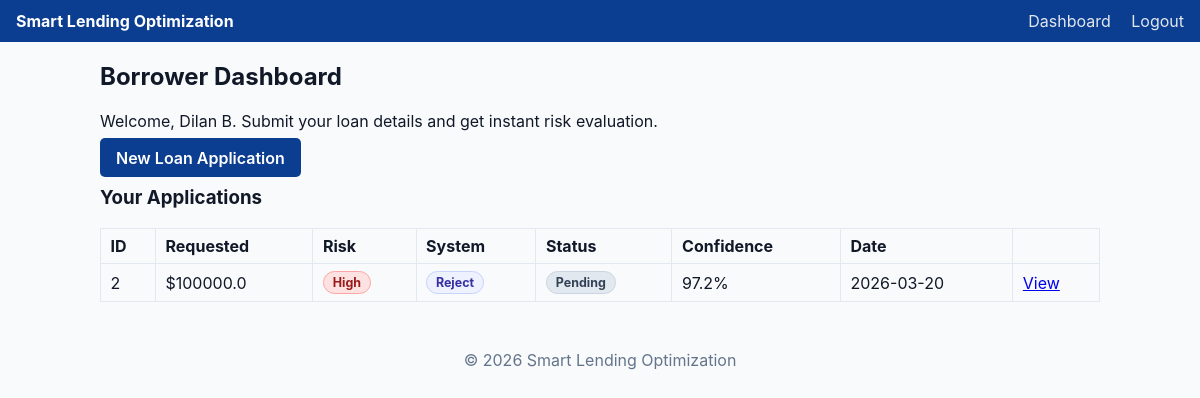
The page /dashboard (signed in) on the database its author committed.
### app.py (models this page shows, shortened)
class User(db.Model, UserMixin):
    id = db.Column(db.Integer, primary_key=True)
    name = db.Column(db.String(120), nullable=False)
    email = db.Column(db.String(120), unique=True, nullable=False, index=True)
    password_hash = db.Column(db.String(255), nullable=False)
    is_admin = db.Column(db.Boolean, default=False, nullable=False)
    created_at = db.Column(db.DateTime, default=datetime.utcnow, nullable=False)
    applications = db.relationship("LoanApplication", backref="user", lazy=True)

class LoanApplication(db.Model):
    id = db.Column(db.Integer, primary_key=True)
    user_id = db.Column(db.Integer, db.ForeignKey("user.id"), nullable=False, index=True)
    age = db.Column(db.Integer, nullable=False)
    gender = db.Column(db.String(20), nullable=False)
    employment_type = db.Column(db.String(50), nullable=False)
    monthly_income = db.Column(db.Float, nullable=False)
    requested_loan_amount = db.Column(db.Float, nullable=False)
    transaction_count = db.Column(db.Integer, nullable=False)
    avg_monthly_spend = db.Column(db.Float, nullable=False)
    savings_ratio = db.Column(db.Float, nullable=False)
    mobile_recharge_freq = db.Column(db.Integer, nullable=False)
    missed_payments = db.Column(db.Integer, nullable=False)
    credit_score = db.Column(db.Integer, nullable=False)
    document_filename = db.Column(db.String(255))
    system_recommendation = db.Column(db.String(30), nullable=False, default="Review")
    recommended_loan_amount = db.Column(db.Integer)
    term_months = db.Column(db.Integer)
    annual_interest_rate = db.Column(db.Float)
    estimated_emi = db.Column(db.Integer)
    status = db.Column(db.String(20), nullable=False, default="Pending")  # Pending/Approved/Rejected
    created_at = db.Column(db.DateTime, default=datetime.utcnow, nullable=False)
    updated_at = db.Column(db.DateTime, default=datetime.utcnow, onupdate=datetime.utcnow, nullable=False)
    prediction = db.relationship("Prediction", backref="application", uselist=False, lazy=True)

class Prediction(db.Model):
    id = db.Column(db.Integer, primary_key=True)
    application_id = db.Column(db.Integer, db.ForeignKey("loan_application.id"), nullable=False, unique=True, index=True)
    risk_level = db.Column(db.String(10), nullable=False)  # Low/Medium/High
    confidence_score = db.Column(db.Float, nullable=False)
    probabilities_json = db.Column(db.Text)
    explanation_json = db.Column(db.Text)
    model_version = db.Column(db.String(40), nullable=False, default="unknown")
    created_at = db.Column(db.DateTime, default=datetime.utcnow, nullable=False)

### app.py (the view)
@app.route("/dashboard")
@login_required
def dashboard():
    if current_user.is_admin:
        return redirect(url_for("admin_dashboard"))
    apps = (
        LoanApplication.query.filter_by(user_id=current_user.id)
        .order_by(LoanApplication.created_at.desc())
        .all()
    )
    return render_template("dashboard.html", apps=apps)

### app.py (called while the page is built, shortened)
@login_manager.user_loader
def load_user(user_id: str):
    try:
        return db.session.get(User, int(user_id))
    except Exception:
        return None

@app.context_processor
def inject_globals():
    return {
        "user": current_user if getattr(current_user, "is_authenticated", False) else None,
        "datetime": datetime,
    }

def setup_app_once():
    if getattr(app, "_did_setup", False):
        return

@app.before_request
def _run_setup_once():
    setup_app_once()

### templates/dashboard.html
{% extends 'base.html' %}
{% block content %}
<h2>Borrower Dashboard</h2>
<p>Welcome, {{ user.name }}. Submit your loan details and get instant risk evaluation.</p>
<a class="btn" href="{{ url_for('apply_loan') }}">New Loan Application</a>
<h3>Your Applications</h3>
<table class="table">
  <thead><tr><th>ID</th><th>Requested</th><th>Risk</th><th>System</th><th>Status</th><th>Confidence</th><th>Date</th><th></th></tr></thead>
  <tbody>
  {% for app in apps %}
  <tr>
    <td>{{ app.id }}</td>
    <td>${{ app.requested_loan_amount | round(0) }}</td>
    <td>
      {% if app.prediction %}
        <span class="badge badge-risk-{{ app.prediction.risk_level|lower }}">{{ app.prediction.risk_level }}</span>
      {% else %}-{% endif %}
    </td>
    <td><span class="badge badge-sys">{{ app.system_recommendation }}</span></td>
    <td><span class="badge badge-{{ app.status|lower }}">{{ app.status }}</span></td>
    <td>
      {% if app.prediction %}{{ (app.prediction.confidence_score * 100) | round(1) }}%{% else %}-{% endif %}
    </td>
    <td>{{ app.created_at.strftime('%Y-%m-%d') }}</td>
    <td><a href="{{ url_for('application_detail', application_id=app.id) }}">View</a></td>
  </tr>
  {% else %}
  <tr><td colspan="8">No applications yet.</td></tr>
  {% endfor %}
  </tbody>
</table>
{% endblock %}

### static/css/style.css (style rules this page uses)
* { box-sizing: border-box; }
body { margin: 0; font-family: Inter, system-ui, -apple-system, Segoe UI, sans-serif; background: #f8fafc; color: #111827; }
.btn { background: #0b3d91; border: none; color: white; padding: 0.6rem 1rem; border-radius: 5px; text-decoration: none; font-weight: 600; cursor: pointer; }
.badge { display:inline-flex; align-items:center; gap:0.35rem; padding:0.18rem 0.55rem; border-radius:999px; font-weight:700; font-size:0.78rem; border:1px solid #e2e8f0; background:#f1f5f9; color:#0f172a; }
.badge-sys { background:#eef2ff; border-color:#c7d2fe; color:#3730a3; }
.badge-pending { background:#e2e8f0; border-color:#cbd5e1; color:#334155; }
.badge-risk-high { background:#fee2e2; border-color:#fca5a5; color:#991b1b; }
.table { width: 100%; border-collapse: collapse; margin-top: 0.8rem; }
.table th, .table td { border: 1px solid #e2e8f0; padding: 0.45rem 0.6rem; text-align: left; }

### rows shown on the page
User: name "Dilan B"
LoanApplication: id "2", requested_loan_amount "100000.0", prediction.risk_level "High", system_recommendation "Reject", status "Pending", created_at "2026-03-20"
Prediction: (app.prediction.confidence_score*100)|round(1) "97.2"
